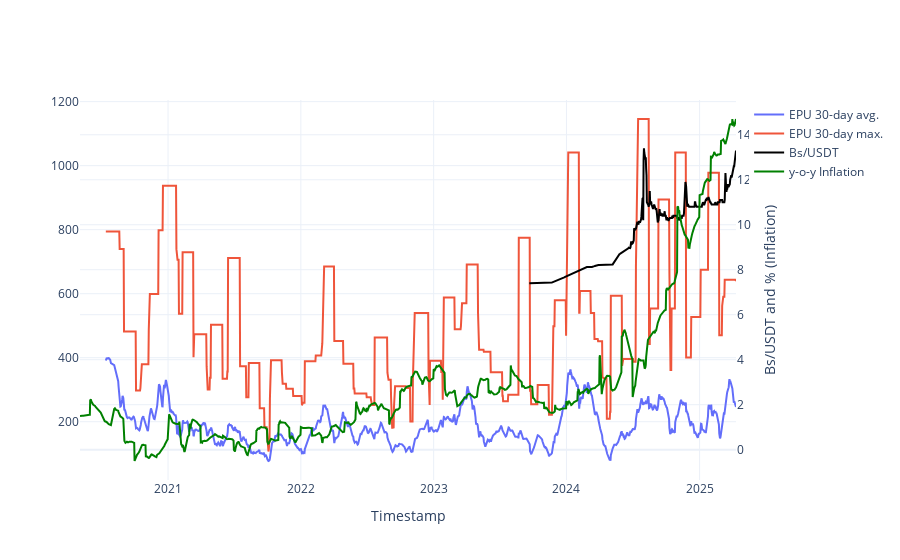

The cell this chart's notebook holds for it:
### Code cell
fig = go.Figure()
fig.add_trace(go.Scatter(x=daily_df.index, y=daily_df['30mean_epu'], mode='lines', name='EPU 30-day avg.'))
fig.add_trace(go.Scatter(x=daily_df.index, y=daily_df['30max_epu'], mode='lines', name='EPU 30-day max.'))
fig.add_trace(go.Scatter(x=daily_df.index, y=daily_df['compra'], mode='lines', name='Bs/USDT', line=dict(color='black'), yaxis='y2'))
fig.add_trace(go.Scatter(x=daily_df.index, y=daily_df['forecast'], mode='lines', name='y-o-y Inflation', line=dict(color='green'), yaxis='y2'))
fig.update_layout(
    yaxis2=dict(
        title="Bs/USDT and % (Inflation)",
        overlaying='y',
        side='right'),
    #title='BOB/USDT',
    xaxis_title='Timestamp',
    yaxis_title='',
    #legend_title='Type',
    template='plotly_white'
)
fig.show()

### Figure 1 — Plotly figure (JSON) as saved in the notebook; plotly's stock layout.template omitted (floating-point values rounded to 4 significant figures; data arrays with more than 128 entries replaced by an {"elided": "..."} marker saying what was removed)
{"data": [{"mode": "lines", "name": "EPU 30-day avg.", "type": "scatter", "x": {"elided": "1650 str values"}, "y": {"elided": "1650 float values"}}, {"mode": "lines", "name": "EPU 30-day max.", "type": "scatter", "x": {"elided": "1650 str values"}, "y": {"elided": "1650 float values"}}, {"line": {"color": "black"}, "mode": "lines", "name": "Bs/USDT", "type": "scatter", "x": {"elided": "1650 str values"}, "y": {"elided": "1650 float values"}, "yaxis": "y2"}, {"line": {"color": "green"}, "mode": "lines", "name": "y-o-y Inflation", "type": "scatter", "x": {"elided": "1650 str values"}, "y": {"elided": "1650 float values"}, "yaxis": "y2"}], "layout": {"xaxis": {"title": {"text": "Timestamp"}}, "yaxis": {"title": {"text": ""}}, "yaxis2": {"overlaying": "y", "side": "right", "title": {"text": "Bs/USDT and % (Inflation)"}}}}
